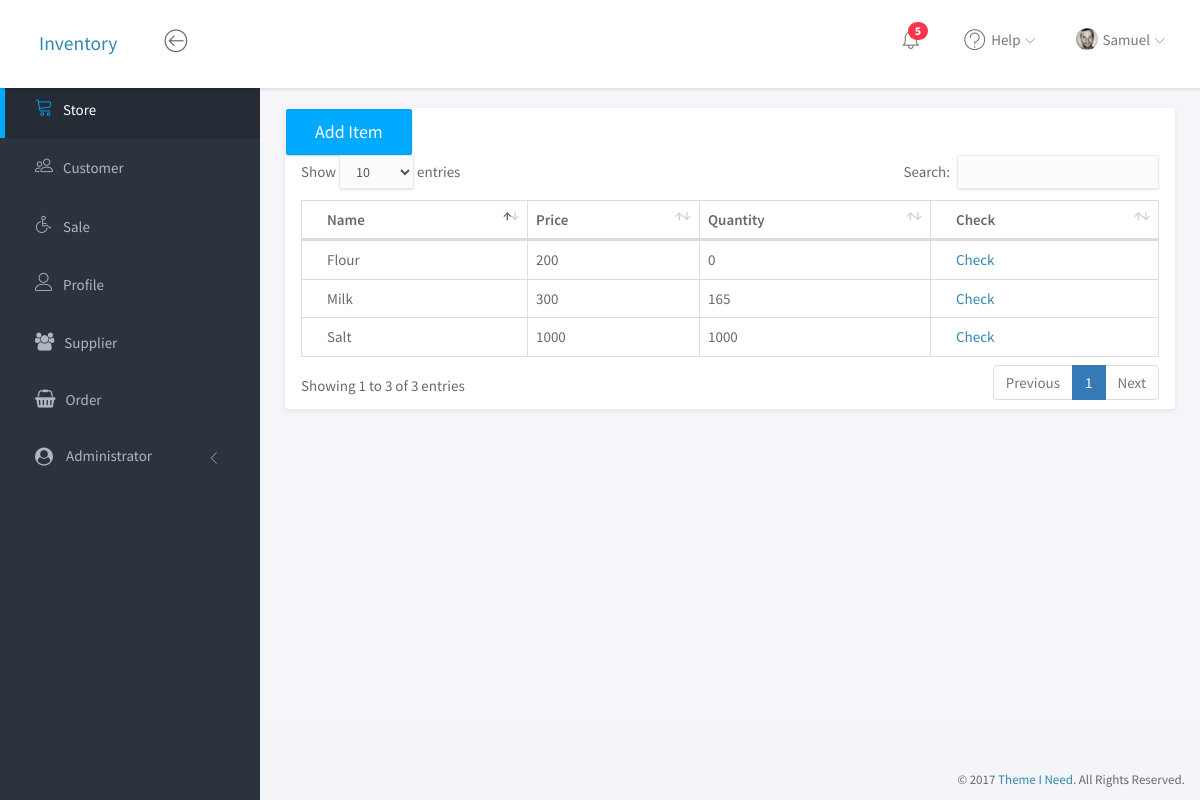
The page /store/ (signed in) on the database its author committed.
### store/models.py (models this page shows, shortened)
class Item(models.Model):
    name = models.CharField(max_length=100)
    price = models.PositiveIntegerField()
    def get_chech_url(self):
        return reverse('store:item', args=[self.id])
    def get_remaining_quantity(self):
        return sum(item.quantity for item in self.items.all())

class Stock(models.Model):
    item = models.ForeignKey(Item, related_name='items')
    quantity = models.PositiveIntegerField(default=0)
    added_by = models.ForeignKey(Account, on_delete=models.CASCADE)
    order = models.ForeignKey(RequestOrder, on_delete=models.CASCADE)
    remaining = models.PositiveIntegerField(default=0)
    timestamp = models.DateTimeField(auto_now=False, auto_now_add=True)

### store/views.py (the view)
# urls.py: url(r'^store/', include('store.urls', namespace='store')),
@login_required
def store(request):
    context = {
        'store': Item.objects.all()
    }
    return render(request, 'store.html', context)

### cart/context_processors.py (called while the page is built)
def cart(request):
    return {'cart': Cart(request) }

### index/templatetags/nav_modifiers.py (called while the page is built)
@register.simple_tag
def is_active(current_path, link_path, param=None):
    try:
        if param is None:
            if reverse(link_path) == current_path:
                return 'active'
        else:
            if reverse(link_path, param) == current_path:
                return 'active'
            else:
                return ''
    except:
        return ''

### index/utilities.py (called while the page is built)
def user(request):
    if request.user.is_authenticated:
        try:
            user = get_object_or_404(Account, user=request.user)
        except Exception as e:
            return {'user': request.user}
        return {'user': user}
    return {'user': 'None'}

### store/templates/store.html (shortened to what this page needs)
{% extends 'base.html' %}
{% load widget_tweaks %}
{% block style %}
    <link rel="stylesheet" href="/static/vendor/datatables/dataTables.bootstrap4.css">
{% endblock %}
{% block content %}
    <div class="panel panel-profile">
        <div class="clearfix">
            <div class="card mb-3">
                <div class="card-header">
                    <a href="{% url 'store:add_item' %}">
                        <button class="btn btn-primary btn-lg">Add Item</button>
                    </a>
                </div>
                <div class="card-body">
                    <div class="table-responsive">
                        <table class="table table-bordered" id="dataTable" width="100%" cellspacing="0">
                            <thead>
                            <tr>
                                <th>Name</th>
                                <th>Price</th>
                                <th>Quantity</th>
                                <th>Check</th>
                            </tr>
                            </thead>
                            <tbody>
                            {% for item in store %}
                                <tr>
                                    <td>{{ item.name }}</td>
                                    <td>{{ item.price }}</td>
                                    <td>{{ item.get_remaining_quantity }}</td>
                                    <td><a href="{{ item.get_chech_url }}">Check</a></td>
                                </tr>
                            {% endfor %}
                            </tbody>
                        </table>
                    </div>
                </div>
            </div>
        </div>
    </div>
{% endblock %}

### static/css/main.css (style rules this page uses)
html { position: relative; min-height: 100%; }
body { background-color: #F3F5F8; font-family: "Source Sans Pro", sans-serif; font-size: 15px; color: #676a6d; }
a { color: #3287B2; }
th { font-weight: 600; }
.btn { -webkit-border-radius: 2px; -moz-border-radius: 2px; border-radius: 2px; -moz-box-shadow: 0px 1px 2px 0 rgba(0, 0, 0, 0.2); -webkit-box-shadow: 0px 1px 2px 0 rgba(0, 0, 0, 0.2); box-shadow: 0px 1px 2px 0 rgba(0, 0, 0, 0.2); padding: 6px 22px; }
.btn-group-lg > .btn, .btn-lg { padding: 10px 28px; }
.btn-primary { background-color: #00AAFF; border-color: #00a0f0; }
.panel { -webkit-border-radius: 3px; -moz-border-radius: 3px; border-radius: 3px; -moz-box-shadow: 0 2px 6px rgba(0, 0, 0, 0.08); -webkit-box-shadow: 0 2px 6px rgba(0, 0, 0, 0.08); box-shadow: 0 2px 6px rgba(0, 0, 0, 0.08); background-color: #fff; margin-bottom: 30px; }
.panel .table > thead > tr > td:first-child, .panel .table > thead > tr > th:first-child, .panel .table > tbody > tr > td:first-child, .panel .table > tbody > tr > th:first-child, .panel .table > tfoot > tr > td:first-child, .panel .table > tfoot > tr > th:first-child { padding-left: 25px; }
.panel .table > thead > tr > td:last-child, .panel .table > thead > tr > th:last-child, .panel .table > tbody > tr > td:last-child, .panel .table > tbody > tr > th:last-child, .panel .table > tfoot > tr > td:last-child, .panel .table > tfoot > tr > th:last-child { padding-left: 25px; }
.panel-profile { position: relative; }

### rows shown on the page
Item: name "Flour", price "200", get_remaining_quantity "0"
Item: name "Milk", price "300", get_remaining_quantity "165"
Item: name "Salt", price "1000", get_remaining_quantity "1000"

### other values the page prints
{{ title }} "Store Customer Sale Profile Supplier Order"
